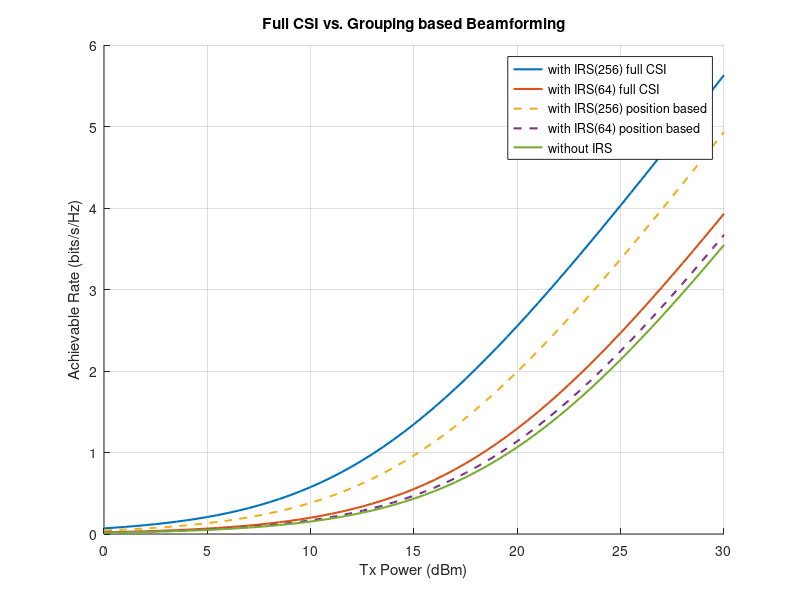
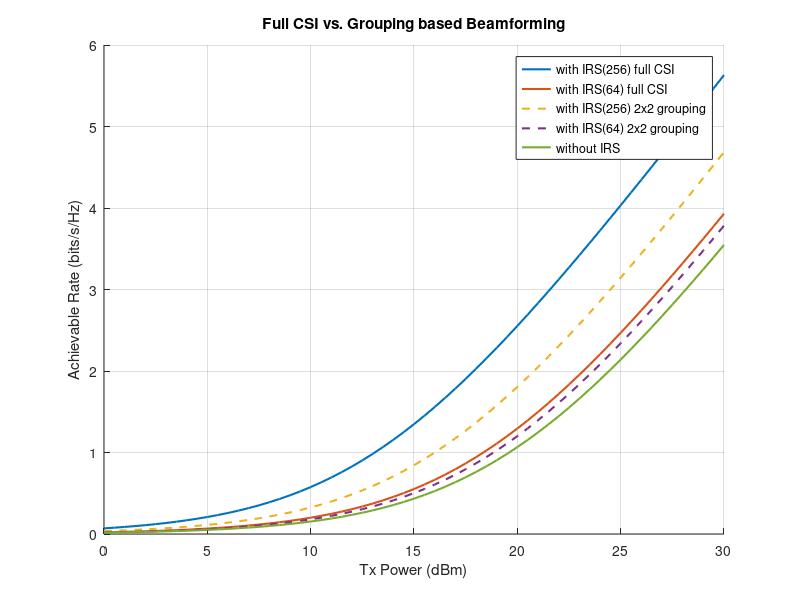

Write MATLAB code to recreate these figures, in order.
clear all; 
close all; clc;

load('data_txpower2');

fig1 = figure;
hold on;
plot(p_sig_dBm, R_irs_256_full,'-','LineWidth',1.5);
plot(p_sig_dBm, R_irs_64_full,'-','LineWidth',1.5);
plot(p_sig_dBm, R_irs_256,'--','LineWidth',1.5);
plot(p_sig_dBm, R_irs_64,'--','LineWidth',1.5);
plot(p_sig_dBm, R_nirs,'-','LineWidth',1.5);
hold off;
grid on;
xlabel('Tx Power (dBm)');
ylabel('Achievable Rate (bits/s/Hz)');
legend('with IRS(256) full CSI','with IRS(64) full CSI', ...
       'with IRS(256) position based','with IRS(64) position based',...
       'without IRS','Location','best');


title('Full CSI vs. Grouping based Beamforming');
print(gcf,'achievable_rate_vs_txpower_pos.png','-dpng','-r400');


fig2 = figure;
hold on;
plot(p_sig_dBm, R_irs_256_full,'-','LineWidth',1.5);
plot(p_sig_dBm, R_irs_64_full,'-','LineWidth',1.5);
plot(p_sig_dBm, R_irs_256_full_sub,'--','LineWidth',1.5);
plot(p_sig_dBm, R_irs_64_full_sub,'--','LineWidth',1.5);
plot(p_sig_dBm, R_nirs,'-','LineWidth',1.5);
hold off;
grid on;
xlabel('Tx Power (dBm)');
ylabel('Achievable Rate (bits/s/Hz)');
legend('with IRS(256) full CSI','with IRS(64) full CSI', ...
   'with IRS(256) 2x2 grouping','with IRS(64) 2x2 grouping', ...
       'without IRS','Location','best');


title('Full CSI vs. Grouping based Beamforming');
print(gcf,'achievable_rate_vs_txpower_sub.png','-dpng','-r400');


